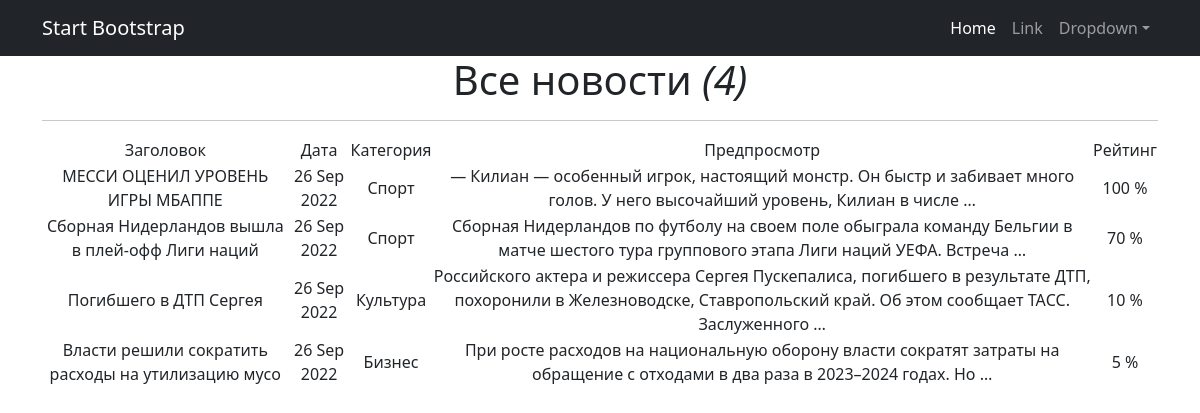
Page /post/ on the committed database.
### simpleapp/models.py (models this page shows, shortened)
class Post(models.Model):
    title = models.CharField(
        max_length=50,
        unique=True,  # названия товаров не должны повторяться
    )
    text = models.TextField()
    time_in = models.DateTimeField(auto_now_add=True)
    rating = models.IntegerField(
        validators=[MinValueValidator(0)],
    )
    category = models.ForeignKey(
        to='Category',
        on_delete=models.CASCADE,
        related_name='Category',  # все продукты в категории будут доступны через поле products
    )

class Category(models.Model):
    name = models.CharField(max_length=100, unique=True)
    def __str__(self):
        return self.name

### simpleapp/views.py (the view)
# urls.py: path('', PostList.as_view()),
class PostList(ListView):
    model = Post
    ordering = 'time_in'
    template_name = 'posts.html'
    context_object_name = 'Posts'

### simpleapp/templatetags/custom_filters.py (called while the page is built)
@register.filter()
def currency(value):
   return f'{value} %'

### templates/posts.html (shortened to what this page needs)
{% extends 'flatpages/default.html' %}
{% load custom_filters %}
{% block content %}
   <h1>Все новости <i>({{ Posts|length }})</i> </h1>
   <hr>
   {% if Posts %}
       <table>
           <tr>
               <td>
                   Заголовок
               </td>
               <td>
                   Дата
               </td>
               <td>
                   Категория
               </td>
               <td>
                   Предпросмотр
               </td>
               <td>
                   Рейтинг
               </td>
                {% for post in Posts %}
                <tr>
               <td>{{ post.title }}</td>
               <td>{{ post.time_in|date:'d M Y' }}</td>
               <td>{{ post.category }}</td>
               <td>{{ post.text|truncatewords:20 }}</td>
               <td>{{ post.rating|currency }}</td>
                </tr>
                {% endfor %}
                </tr>
       </table>
   {% else %}
       <h2>Новостей нет!</h2>
   {% endif %}
{% endblock content %}

### templates/flatpages/default.html (shortened to what this page needs)
<!DOCTYPE html>
<html lang="en">
    <head>
        {% load static %}
        <link href="{% static 'css/styles.css' %}" rel="stylesheet" />
    </head>
    <body>
        <nav class="navbar navbar-expand-lg navbar-dark bg-dark">
            <div class="container">
                <a class="navbar-brand" href="#">Start Bootstrap</a>
                <div class="collapse navbar-collapse" id="navbarSupportedContent">
                    <ul class="navbar-nav ms-auto mb-2 mb-lg-0">
                        <li class="nav-item"><a class="nav-link active" aria-current="page" href="#">Home</a></li>
                        <li class="nav-item"><a class="nav-link" href="#">Link</a></li>
                        <li class="nav-item dropdown">
                            <a class="nav-link dropdown-toggle" id="navbarDropdown" href="#" role="button" data-bs-toggle="dropdown" aria-expanded="false">Dropdown</a>
                        </li>
                    </ul>
                </div>
            </div>
        </nav>
        <div class="container">
           <div class="row">
                <div class="col-lg-12 text-center">
                    {% block content %}{% endblock content %}
                </div>
            </div>
        </div>
    </body>
</html>

### rows in the picture
Post: title "МЕССИ ОЦЕНИЛ УРОВЕНЬ ИГРЫ МБАППЕ", time_in "26 Sep 2022", category "Спорт", text "— Килиан — особенный игрок, настоящий монстр. Он быстр и забивает много голов. У него высочайший уровень, Килиан в числе …", rating "100 %"
Post: title "Сборная Нидерландов вышла в плей-офф Лиги наций", time_in "26 Sep 2022", category "Спорт", text "Сборная Нидерландов по футболу на своем поле обыграла команду Бельгии в матче шестого тура группового этапа Лиги наций УЕФА. Встреча …", rating "70 %"
Post: title "Погибшего в ДТП Сергея", time_in "26 Sep 2022", category "Культура", text "Российского актера и режиссера Сергея Пускепалиса, погибшего в результате ДТП, похоронили в Железноводске, Ставропольский край. Об этом сообщает ТАСС. Заслуженного …", rating "10 %"
Post: title "Власти решили сократить расходы на утилизацию мусо", time_in "26 Sep 2022", category "Бизнес", text "При росте расходов на национальную оборону власти сократят затраты на обращение с отходами в два раза в 2023–2024 годах. Но …", rating "5 %"

### other values in the picture
{{ Posts|length }} "4"
